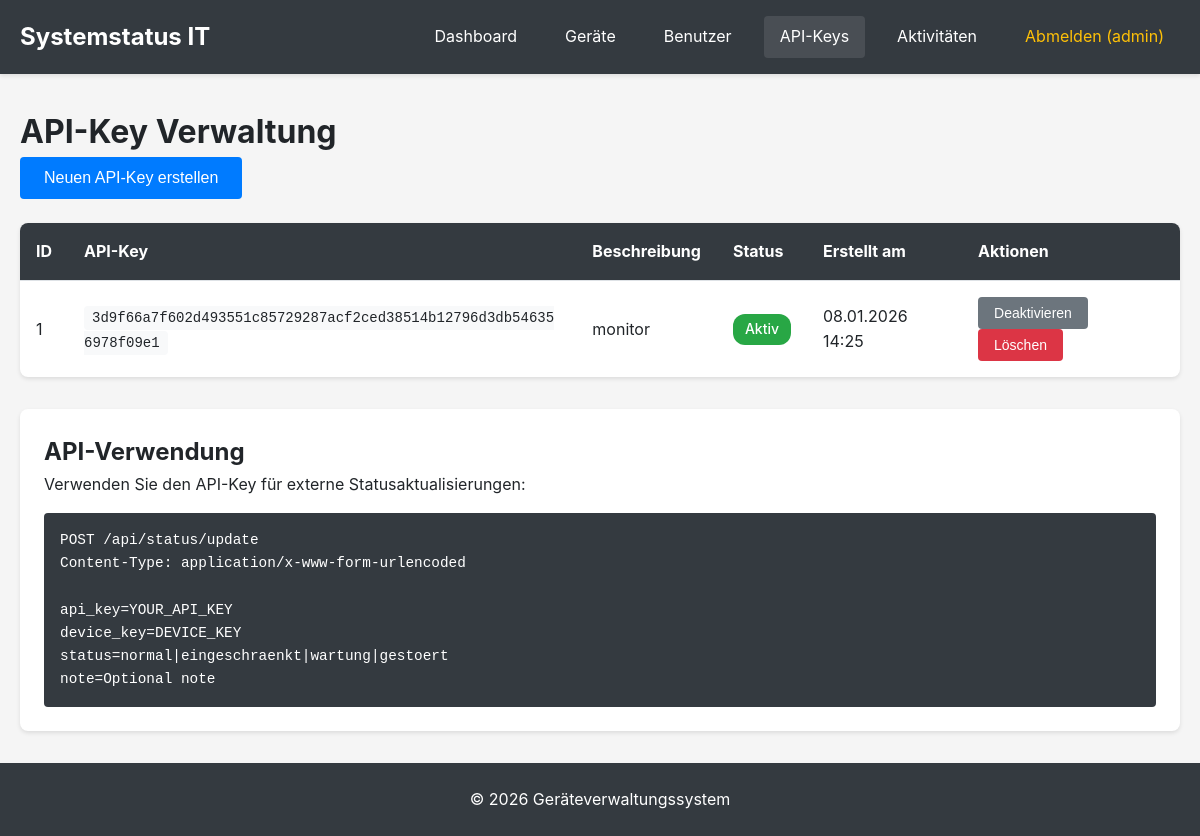
/api_keys.php (signed in), run on an earlier commit of the app's database.
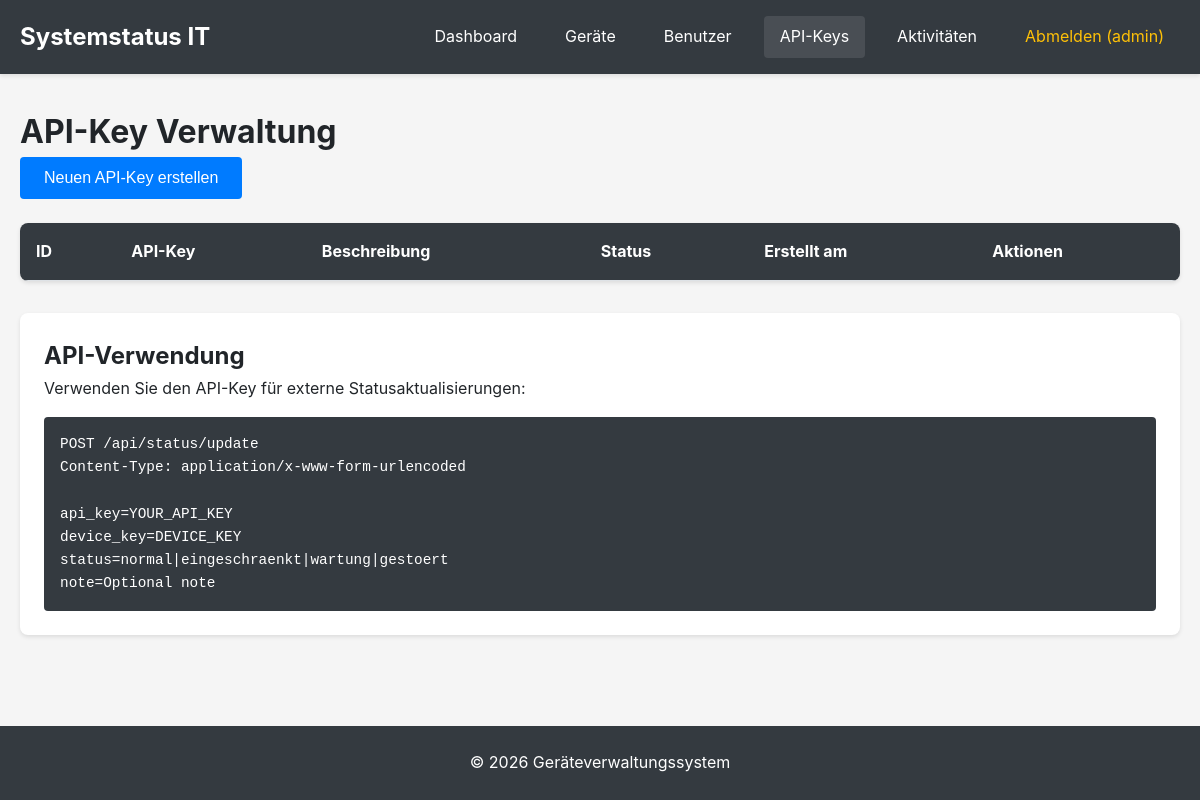
And on a later commit of the database.
### tables this page shows
CREATE TABLE api_keys (
            id INTEGER PRIMARY KEY AUTOINCREMENT,
            api_key TEXT UNIQUE NOT NULL,
            description TEXT,
            created_at DATETIME DEFAULT CURRENT_TIMESTAMP,
            is_active INTEGER DEFAULT 1
        );

### classes/Database.php (called while the page is built, shortened)
<?php
class Database {
    private $db;
    public function __construct() {
        $this->db = new PDO('sqlite:' . DB_PATH);
        $this->db->setAttribute(PDO::ATTR_ERRMODE, PDO::ERRMODE_EXCEPTION);
        $this->db->setAttribute(PDO::ATTR_DEFAULT_FETCH_MODE, PDO::FETCH_ASSOC);
        $this->initDatabase();
    }
    private function initDatabase() {
        $this->db->exec("CREATE TABLE IF NOT EXISTS devices (
            id INTEGER PRIMARY KEY AUTOINCREMENT,
            name TEXT NOT NULL,
            device_key TEXT UNIQUE NOT NULL,
            status TEXT NOT NULL DEFAULT 'normal',
            note TEXT,
            parent_id INTEGER,
            created_at DATETIME DEFAULT CURRENT_TIMESTAMP,
            updated_at DATETIME DEFAULT CURRENT_TIMESTAMP,
            FOREIGN KEY (parent_id) REFERENCES devices(id) ON DELETE CASCADE
        )");
        $this->db->exec("CREATE TABLE IF NOT EXISTS users (
            id INTEGER PRIMARY KEY AUTOINCREMENT,
            username TEXT UNIQUE NOT NULL,
            password TEXT NOT NULL,
            is_admin INTEGER DEFAULT 0,
            created_at DATETIME DEFAULT CURRENT_TIMESTAMP
        )");
        $this->db->exec("CREATE TABLE IF NOT EXISTS activities (
            id INTEGER PRIMARY KEY AUTOINCREMENT,
            action TEXT NOT NULL,
            table_name TEXT NOT NULL,
            record_id INTEGER,
            old_data TEXT,
            new_data TEXT,
            user_id INTEGER,
            created_at DATETIME DEFAULT CURRENT_TIMESTAMP,
            FOREIGN KEY (user_id) REFERENCES users(id)
        )");
        $this->db->exec("CREATE TABLE IF NOT EXISTS api_keys (
            id INTEGER PRIMARY KEY AUTOINCREMENT,
            api_key TEXT UNIQUE NOT NULL,
            description TEXT,
            created_at DATETIME DEFAULT CURRENT_TIMESTAMP,
            is_active INTEGER DEFAULT 1
        )");
        $this->db->exec("CREATE INDEX IF NOT EXISTS idx_devices_parent ON devices(parent_id)");
        $this->db->exec("CREATE INDEX IF NOT EXISTS idx_devices_key ON devices(device_key)");
        $this->db->exec("CREATE INDEX IF NOT EXISTS idx_activities_user ON activities(user_id)");
        $this->db->exec("CREATE INDEX IF NOT EXISTS idx_activities_created ON activities(created_at)");
        $stmt = $this->db->prepare("SELECT COUNT(*) FROM users WHERE username = 'admin'");
        $stmt->execute();
    }
    public function query($sql, $params = []) {
        $stmt = $this->db->prepare($sql);
        $stmt->execute($params);
        return $stmt;
    }
    public function fetchAll($sql, $params = []) {
        return $this->query($sql, $params)->fetchAll();
    }
}

### classes/Security.php (called while the page is built, shortened)
<?php
class Security {
    public static function escape($string) {
        return htmlspecialchars($string, ENT_QUOTES, 'UTF-8');
    }
}

### api_keys.php (the view, shortened to what the changed rows need)
<?php
require_once 'classes/Database.php';
require_once 'classes/Security.php';
$db = new Database();
$apiKeys = $db->fetchAll("SELECT * FROM api_keys ORDER BY created_at DESC");
include 'includes/header.php';
?>
<div class="api-keys-page">
    <h1>API-Key Verwaltung</h1>
    <div class="api-keys-list">
        <table class="data-table">
            <thead>
                <tr>
                    <th>ID</th>
                    <th>API-Key</th>
                    <th>Beschreibung</th>
                    <th>Status</th>
                    <th>Erstellt am</th>
                    <th>Aktionen</th>
                </tr>
            </thead>
            <tbody>
                <?php foreach ($apiKeys as $key): ?>
                    <tr>
                        <td><?= $key['id'] ?></td>
                        <td><code class="api-key"><?= Security::escape($key['api_key']) ?></code></td>
                        <td><?= Security::escape($key['description'] ?? '') ?></td>
                        <td>
                            <span class="status-badge <?= $key['is_active'] ? 'status-normal' : 'status-gestoert' ?>">
                                <?= $key['is_active'] ? 'Aktiv' : 'Inaktiv' ?>
                            </span>
                        </td>
                        <td><?= date('d.m.Y H:i', strtotime($key['created_at'])) ?></td>
                        <td>
                            <form method="POST" action="" style="display: inline;">
                                <button type="submit" class="btn btn-sm btn-secondary">
                                    <?= $key['is_active'] ? 'Deaktivieren' : 'Aktivieren' ?>
                                </button>
                            </form>
                            <form method="POST" action="" style="display: inline;" onsubmit="return confirm('API-Key wirklich löschen?')">
                                <button type="submit" class="btn btn-sm btn-danger">Löschen</button>
                            </form>
                        </td>
                    </tr>
                <?php endforeach; ?>
            </tbody>
        </table>
    </div>
    <div class="api-info">
        <h2>API-Verwendung</h2>
    </div>
</div>
<?php include 'includes/footer.php'; ?>

What changed in the data, as far as the page shows it:
removed api_keys: id "1", api_key "3d9f66a7f602d493551c85729287acf2ced38514b12796d3db546356978f09e1", description "monitor", is_active "Aktiv", created_at "08.01.2026 14:25"
